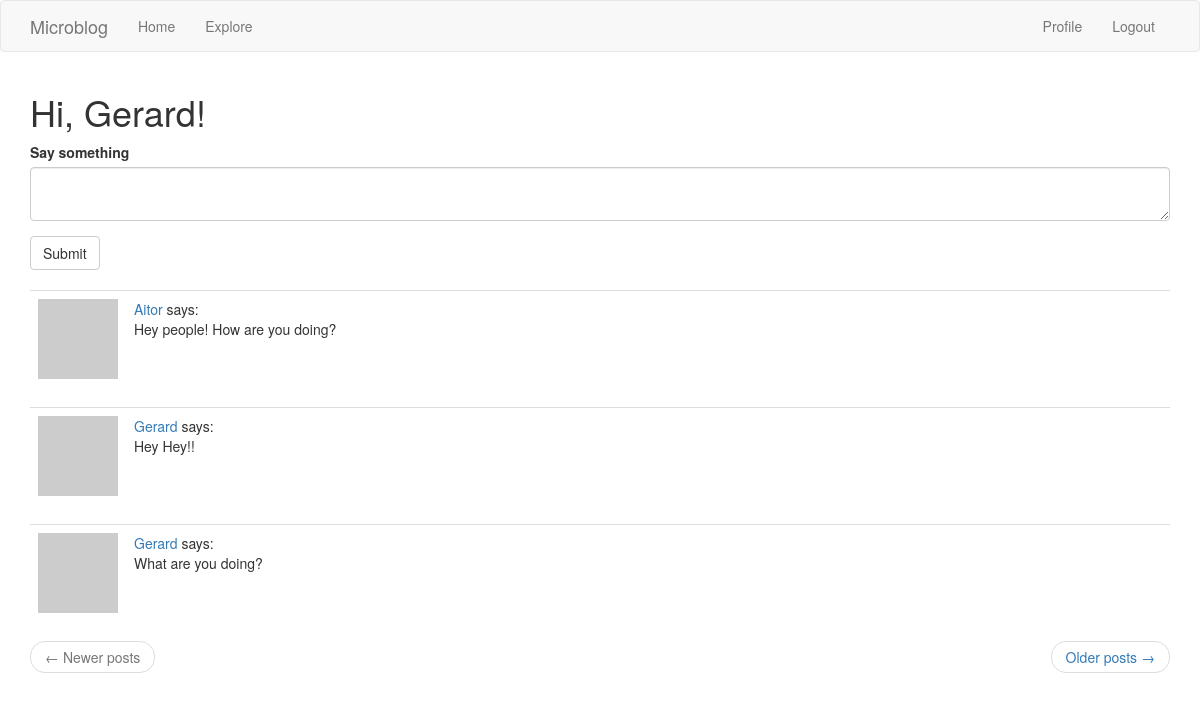
The page /index (signed in) on the database its author committed.
### app/models.py (models this page shows, shortened)
class User(UserMixin, db.Model):
    id = db.Column(db.Integer, primary_key=True)
    username = db.Column(db.String(64), index=True, unique=True)
    email = db.Column(db.String(120), index=True, unique=True)
    password_hash = db.Column(db.String(128))
    posts = db.relationship("Post", backref="author", lazy="dynamic")
    about_me = db.Column(db.String(140))
    last_seen = db.Column(db.DateTime, default=datetime.utcnow)
    followed = db.relationship(
        'User', secondary=followers,
        primaryjoin=(followers.c.follower_id == id),
        secondaryjoin=(followers.c.followed_id == id),
        backref=db.backref('followers', lazy='dynamic'), lazy='dynamic',
    )
    def avatar(self, size):
        digest = md5(self.email.lower().encode('utf-8')).hexdigest()
        return f'https://www.gravatar.com/avatar/{digest}?d=identicon&s={size}'
    def followed_posts(self):
        followed = Post.query.join(
            followers, (followers.c.followed_id == Post.user_id)).filter(
            followers.c.follower_id == self.id)
        own = Post.query.filter(Post.user_id == self.id)
        return followed.union(own).order_by(Post.timestamp.desc())

class Post(db.Model):
    id = db.Column(db.Integer, primary_key=True)
    body = db.Column(db.String(140))
    timestamp = db.Column(db.DateTime, index=True, default=datetime.utcnow)
    user_id = db.Column(db.Integer, db.ForeignKey("user.id"))

### app/routes.py (the view)
@app.route('/', methods=["GET", "POST"])
@app.route('/index', methods=["GET", "POST"])
@login_required
def index():
    form = PostForm()
    if form.validate_on_submit():
        post = Post(body=form.post.data, author=current_user)
        db.session.add(post)
        db.session.commit()
        flash('Your post is now live!')
        return redirect(url_for('index'))
    page = request.args.get('page', 1, type=int)
    posts = current_user.followed_posts().paginate(
        page, app.config['POSTS_PER_PAGE'], False)
    next_url = url_for('index', page=posts.next_num) if posts.has_next else None
    prev_url = url_for('index', page=posts.prev_num) if posts.has_prev else None
    return render_template("index.html",
                           title="Home Page",
                           form=form,
                           posts=posts.items,
                           next_url=next_url,
                           prev_url=prev_url,
                           )

### app/forms.py
class PostForm(FlaskForm):
    post = TextAreaField('Say something', validators=[
        DataRequired(), Length(min=1, max=140)])
    submit = SubmitField('Submit')

### app/models.py (called while the page is built)
@login.user_loader
def load_user(id):
    return User.query.get(int(id))

### app/routes.py (called while the page is built)
@app.before_request
def before_request():
    if current_user.is_authenticated:
        current_user.last_seen = datetime.utcnow()
        db.session.commit()

### app/templates/index.html
{% extends "base.html" %}
{% import 'bootstrap/wtf.html' as wtf %}
{% block app_content %}
    <h1>Hi, {{ current_user.username }}!</h1>
    {% if form %}
    {{ wtf.quick_form(form) }}
    <br>
    {% endif %}
    {% for post in posts %}
        {% include '_post.html' %}
    {% endfor %}
    <nav aria-label="...">
        <ul class="pager">
            <li class="previous{% if not prev_url %} disabled{% endif %}">
                <a href="{{ prev_url or '#' }}">
                    <span aria-hidden="true">&larr;</span> Newer posts
                </a>
            </li>
            <li class="next{% if not next_url %} disabled{% endif %}">
                <a href="{{ next_url or '#' }}">
                    Older posts <span aria-hidden="true">&rarr;</span>
                </a>
            </li>
        </ul>
    </nav>
{% endblock %}

### app/templates/_post.html
    <table class="table table-hover">
        <tr>
            <td width="70px">
                <a href="{{ url_for('user', username=post.author.username) }}">
                    <img src="{{ post.author.avatar(70) }}" />
                </a>
            </td>
            <td>
                <a href="{{ url_for('user', username=post.author.username) }}">
                    {{ post.author.username }}
                </a>
                says:
                <br>
                {{ post.body }}
            </td>
        </tr>
    </table>

### rows shown on the page
User: username "Gerard"
Post: author.username "Aitor", body "Hey people! How are you doing?"
Post: author.username "Gerard", body "Hey Hey!!"
Post: author.username "Gerard", body "What are you doing?"
